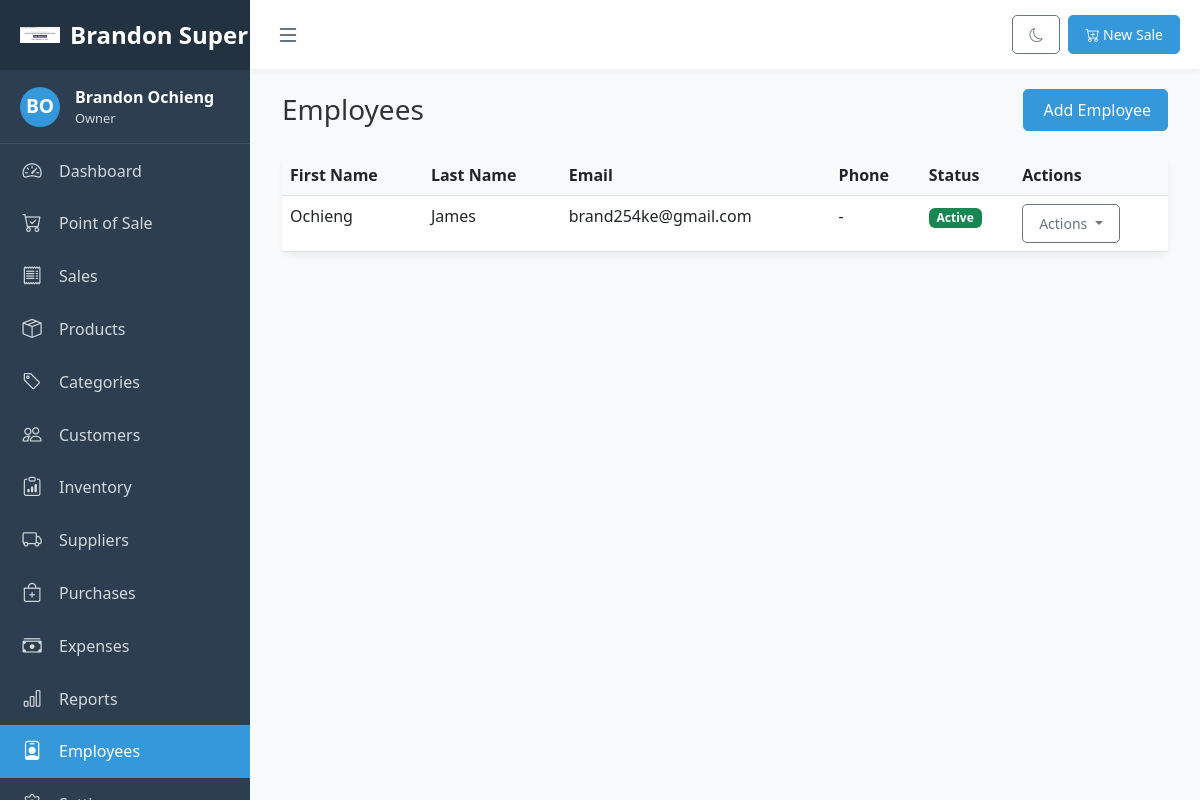
The app's page /pos/employees/ (signed in) with its own data.
### pos_app/models.py (models this page shows, shortened)
class Business(models.Model):
    BUSINESS_TYPE_CHOICES = [
        ('Type1', 'Type 1'),
        ('Type2', 'Type 2'),
    ]
    CURRENCY_SYMBOL_CHOICES = [
        ('$', '$ - US Dollar'),
        ('€', '€ - Euro'),
        ('£', '£ - British Pound'),
        ('¥', '¥ - Japanese Yen'),
        ('₹', '₹ - Indian Rupee'),
        ('₩', '₩ - South Korean Won'),
        ('KSh', 'KSh - Kenyan Shilling'),  # Added Kenyan Shilling
    ]
    name = models.CharField(max_length=255)
    business_type = models.CharField(max_length=50, choices=BUSINESS_TYPE_CHOICES, default='Type1')
    address = models.TextField(blank=True, null=True)
    phone = models.CharField(max_length=20, blank=True, null=True)
    email = models.EmailField(blank=True, null=True)
    website = models.URLField(blank=True, null=True)
    logo = models.ImageField(upload_to='business_logos/', blank=True, null=True)
    tax_rate = models.DecimalField(max_digits=5, decimal_places=2, default=0.00)
    currency_symbol = models.CharField(max_length=5, choices=CURRENCY_SYMBOL_CHOICES, default='$')
    owner = models.ForeignKey(User, on_delete=models.CASCADE, related_name='owned_businesses')
    created_at = models.DateTimeField(auto_now_add=True)
    updated_at = models.DateTimeField(auto_now=True)

class Employee(models.Model):
    ROLE_CHOICES = [
        ('admin', 'Administrator'),
        ('manager', 'Manager'),
        ('cashier', 'Cashier'),
        ('inventory', 'Inventory Manager'),
    ]
    user = models.OneToOneField(User, on_delete=models.CASCADE, related_name='employee_profile')
    business = models.ForeignKey(Business, on_delete=models.CASCADE, related_name='employees')
    role = models.CharField(max_length=20, choices=ROLE_CHOICES, default='cashier')
    phone = models.CharField(max_length=20, blank=True, null=True)
    address = models.TextField(blank=True, null=True)
    is_active = models.BooleanField(default=True)
    created_at = models.DateTimeField(auto_now_add=True)
    updated_at = models.DateTimeField(auto_now=True)

### pos_app/views.py (the view)
# urls.py: path('employees/', views.employee_list, name='employee_list'),
@login_required
def employee_list(request):
    business = get_business_for_user(request.user)
    if not business:
        return redirect('pos:business_setup')
    role = get_user_role(request.user, business)
    if role not in ['owner', 'admin', 'manager']:
        messages.error(request, 'You do not have permission to view employees')
        return redirect('pos:dashboard')
    employees = Employee.objects.filter(business=business).order_by('-is_active', 'user__first_name', 'user__last_name')
    context = {
        'business': business,
        'role': role,
        'employees': employees,
    }
    return render(request, 'pos_app/employees.html', context)

### pos_app/context_processors.py (called while the page is built)
def business_settings(request):
    if request.user.is_authenticated:
        try:
            business = Business.objects.filter(owner=request.user).first()
            if not business:
                from .models import Employee
                employee = Employee.objects.filter(user=request.user, is_active=True).first()
                if employee:
                    business = employee.business
            if business:
                return {
                    'business_settings': business.settings,
                }
        except:
            pass
    return {}

### pos_app/views.py (called while the page is built)
def get_business_for_user(user):
    try:
        return Business.objects.filter(owner=user).first()
    except:
        try:
            employee = Employee.objects.filter(user=user, is_active=True).first()
            if employee:
                return employee.business
        except:
            pass
    return None

def get_user_role(user, business):
    if business and business.owner == user:
        return 'owner'
    try:
        employee = Employee.objects.get(user=user, business=business, is_active=True)
        return employee.role
    except Employee.DoesNotExist:
        return None

### pos_app/templates/pos_app/employees.html (shortened to what this page needs)
{% extends 'pos_app/base.html' %}
{% block content %}
<div class="container-fluid">
    <div class="d-flex justify-content-between align-items-center mb-4">
        <h1 class="h3 mb-0 text-gray-800">Employees</h1>
        <div>
            <a href="{% url 'pos:employee_create' %}" class="btn btn-primary">
                 Add Employee
            </a>
        </div>
    </div>
    <div class="card">
        <div class="card-body p-0">
            <div class="table-responsive">
                <table class="table table-hover mb-0">
                    <thead>
                        <tr>
                            <th scope="col">First Name</th>
                            <th scope="col">Last Name</th>
                            <th scope="col">Email</th>
                            <th scope="col">Phone</th>
                            <th scope="col">Status</th>
                            <th scope="col">Actions</th>
                        </tr>
                    </thead>
                    <tbody>
                        {% for employee in employees %}
                            <tr>
                                <td>{{ employee.user.first_name }}</td>
                                <td>{{ employee.user.last_name }}</td>
                                <td>{{ employee.user.email|default:"-" }}</td>
                                <td>{{ employee.user.phone|default:"-" }}</td>
                                <td>
                                    {% if employee.is_active %}
                                        <span class="badge bg-success">Active</span>
                                    {% else %}
                                        <span class="badge bg-danger">Inactive</span>
                                    {% endif %}
                                </td>
                                <td>
                                    <div class="dropdown">
                                        <button class="btn btn-sm btn-outline-secondary dropdown-toggle" type="button" data-bs-toggle="dropdown">
                                            Actions
                                        </button>
                                    </div>
                                </td>
                            </tr>
                        {% endfor %}
                    </tbody>
                </table>
            </div>
        </div>
    </div>
</div>
{% endblock %}

### pos_app/templates/pos_app/base.html (shortened to what this page needs)
<!DOCTYPE html>
<html lang="en">
<head>
    {% load static %}
    <link href="https://cdn.jsdelivr.net/npm/bootstrap@5.3.0/dist/css/bootstrap.min.css" rel="stylesheet">
    <link rel="stylesheet" href="https://cdn.jsdelivr.net/npm/bootstrap-icons@1.10.5/font/bootstrap-icons.css">
    <link rel="stylesheet" href="https://cdn.jsdelivr.net/npm/select2@4.1.0-rc.0/dist/css/select2.min.css">
    <link rel="stylesheet" href="https://cdn.jsdelivr.net/npm/select2-bootstrap-5-theme@1.3.0/dist/select2-bootstrap-5-theme.min.css">
    <link rel="stylesheet" href="https://cdn.jsdelivr.net/npm/daterangepicker/daterangepicker.css">
    <link rel="stylesheet" href="https://cdn.jsdelivr.net/npm/sweetalert2@11.0.19/dist/sweetalert2.min.css">
    <link rel="stylesheet" href="{% static 'css/base.css' %}">
</head>
<body>
    {% if user.is_authenticated and business %}
    <div class="sidebar" id="sidebar">
        <div class="sidebar-header">
            {% if business.logo %}
            <img src="{{ business.logo.url }}" alt="{{ business.name }}" class="logo-icon">
            {% else %}
            <div class="logo-icon user-avatar">
                <i class="bi bi-shop"></i>
            </div>
            {% endif %}
            <div class="logo-text">{{ business.name }}</div>
        </div>
        <div class="user-info">
            <div class="user-avatar">
                {{ user.first_name|first|upper }}{{ user.last_name|first|upper }}
            </div>
            <div class="user-details">
                <div class="user-name">{{ user.get_full_name }}</div>
                <div class="user-role">{{ role|title }}</div>
            </div>
        </div>
        <ul class="nav flex-column">
            <li class="nav-item">
                <a href="{% url 'pos:dashboard' %}" class="nav-link {% if request.resolver_match.url_name == 'dashboard' %}active{% endif %}">
                    <i class="bi bi-speedometer2"></i>
                    <span>Dashboard</span>
                </a>
            </li>
            <li class="nav-item">
                <a href="{% url 'pos:pos' %}" class="nav-link {% if request.resolver_match.url_name == 'pos' %}active{% endif %}">
                    <i class="bi bi-cart-check"></i>
                    <span>Point of Sale</span>
                </a>
            </li>
            <li class="nav-item">
                <a href="{% url 'pos:sales_list' %}" class="nav-link {% if 'sale' in request.resolver_match.url_name %}active{% endif %}">
                    <i class="bi bi-receipt"></i>
                    <span>Sales</span>
                </a>
            </li>
            <li class="nav-item">
                <a href="{% url 'pos:product_list' %}" class="nav-link {% if 'product' in request.resolver_match.url_name %}active{% endif %}">
                    <i class="bi bi-box-seam"></i>
                    <span>Products</span>
                </a>
            </li>
            <li class="nav-item">
                <a href="{% url 'pos:category_list' %}" class="nav-link {% if 'category' in request.resolver_match.url_name %}active{% endif %}">
                    <i class="bi bi-tag"></i>
                    <span>Categories</span>
                </a>
            </li>
            <li class="nav-item">
                <a href="{% url 'pos:customer_list' %}" class="nav-link {% if 'customer' in request.resolver_match.url_name %}active{% endif %}">
                    <i class="bi bi-people"></i>
                    <span>Customers</span>
                </a>
            </li>
            {% if role in 'owner,admin,manager,inventory' %}
            <li class="nav-item">
                <a href="{% url 'pos:inventory_list' %}" class="nav-link {% if 'inventory' in request.resolver_match.url_name %}active{% endif %}">
                    <i class="bi bi-clipboard-data"></i>
                    <span>Inventory</span>
                </a>
            </li>
            <li class="nav-item">
                <a href="{% url 'pos:supplier_list' %}" class="nav-link {% if 'supplier' in request.resolver_match.url_name %}active{% endif %}">
                    <i class="bi bi-truck"></i>
                    <span>Suppliers</span>
                </a>
            </li>
            <li class="nav-item">
                <a href="{% url 'pos:purchase_list' %}" class="nav-link {% if 'purchase' in request.resolver_match.url_name %}active{% endif %}">
                    <i class="bi bi-bag-plus"></i>
                    <span>Purchases</span>
                </a>
            </li>
            {% endif %}
            {% if role in 'owner,admin,manager' %}
            <li class="nav-item">
                <a href="{% url 'pos:expense_list' %}" class="nav-link {% if 'expense' in request.resolver_match.url_name %}active{% endif %}">
                    <i class="bi bi-cash-stack"></i>
                    <span>Expenses</span>
                </a>
            </li>
            <li class="nav-item">
                <a href="{% url 'pos:reports' %}" class="nav-link {% if request.resolver_match.url_name == 'reports' %}active{% endif %}">
                    <i class="bi bi-bar-chart"></i>
                    <span>Reports</span>
                </a>
            </li>
            {% endif %}
            {% if role in 'owner,admin,manager' %}
            <li class="nav-item">
                <a href="{% url 'pos:employee_list' %}" class="nav-link {% if 'employee' in request.resolver_match.url_name %}active{% endif %}">
                    <i class="bi bi-person-badge"></i>
                    <span>Employees</span>
                </a>
            </li>
            {% endif %}
            {% if role in 'owner,admin' %}
            <li class="nav-item">
                <a href="{% url 'pos:settings' %}" class="nav-link {% if request.resolver_match.url_name == 'settings' %}active{% endif %}">
                    <i class="bi bi-gear"></i>
                    <span>Settings</span>
                </a>
            </li>
            {% endif %}
        </ul>
    </div>
    <div class="main-content" id="main-content">
        <div class="top-navbar">
            <button class="toggle-sidebar" id="toggle-sidebar" title="Toggle Sidebar">
                <i class="bi bi-list"></i>
            </button>
            <div class="navbar-actions">
                <button class="btn btn-sm btn-outline-secondary" id="toggle-dark-mode" title="Toggle Dark Mode">
                    <i class="bi bi-moon"></i>
                </button>
                {% if role in 'owner,admin,manager,cashier' %}
                <a href="{% url 'pos:pos' %}" class="btn btn-sm btn-primary ms-2">
                    <i class="bi bi-cart-plus"></i> New Sale
                </a>
                {% endif %}
            </div>
        </div>
        <div class="content-wrapper fade-in">
            {% block content %}{% endblock %}
        </div>
    </div>
    {% else %}
    <div class="auth-wrapper fade-in">
        {% block auth_content %}{% endblock %}
    </div>
    {% endif %}
</body>
</html>

### static/css/base.css (style rules this page uses)
:root { --primary-color: #3498db; --secondary-color: #2c3e50; --success-color: #2ecc71; --danger-color: #e74c3c; --warning-color: #f39c12; --info-color: #3498db; --light-color: #ecf0f1; --dark-color: #2c3e50; }
body { font-family: 'Segoe UI', Tahoma, Geneva, Verdana, sans-serif; background-color: #f8f9fa; color: #333; min-height: 100vh; display: flex; flex-direction: column; }
.sidebar { position: fixed; top: 0; left: 0; height: 100vh; width: 250px; background-color: var(--secondary-color); color: white; transition: all 0.3s; z-index: 1000; overflow-y: auto; }
.sidebar .nav-link { color: rgba(255, 255, 255, 0.8); padding: 12px 20px; display: flex; align-items: center; transition: all 0.3s; }
.sidebar .nav-link.active { color: white; background-color: var(--primary-color); }
.sidebar .nav-link i { margin-right: 15px; font-size: 1.2rem; min-width: 24px; text-align: center; }
.sidebar-header { padding: 15px 20px; background-color: rgba(0, 0, 0, 0.2); display: flex; align-items: center; }
.logo-icon { height: 40px; width: 40px; object-fit: contain; }
.logo-text { margin-left: 10px; font-size: 1.5rem; font-weight: bold; white-space: nowrap; }
.user-info { padding: 15px 20px; border-bottom: 1px solid rgba(255, 255, 255, 0.1); display: flex; align-items: center; }
.user-avatar { width: 40px; height: 40px; border-radius: 50%; background-color: var(--primary-color); display: flex; align-items: center; justify-content: center; font-weight: bold; font-size: 1.2rem; color: white; }
.user-details { margin-left: 15px; }
.user-name { font-weight: bold; white-space: nowrap; }
.user-role { font-size: 0.8rem; opacity: 0.8; white-space: nowrap; }
.main-content { margin-left: 250px; transition: all 0.3s; flex: 1; width: calc(100% - 250px); }
.top-navbar { background-color: white; box-shadow: 0 2px 5px rgba(0, 0, 0, 0.05); padding: 15px 20px; display: flex; justify-content: space-between; align-items: center; }
.toggle-sidebar { background: none; border: none; color: var(--secondary-color); font-size: 1.5rem; cursor: pointer; }
.navbar-actions { display: flex; align-items: center; }
.navbar-actions .btn { margin-left: 10px; }
.content-wrapper { padding: 20px; }
.card { border: none; border-radius: 10px; box-shadow: 0 4px 6px rgba(0, 0, 0, 0.05); margin-bottom: 20px; transition: transform 0.3s, box-shadow 0.3s; }
.btn { border-radius: 5px; padding: 8px 16px; font-weight: 500; }
.btn-primary { background-color: var(--primary-color); border-color: var(--primary-color); }
.table { border-collapse: separate; border-spacing: 0; }
.table th { background-color: #f8f9fa; font-weight: 600; }
.fade-in { animation: fadeIn 0.5s ease-in-out; }

### records on screen
Business: logo (picture), name "Brandon…"
Employee: user.first_name "Ochieng", user.last_name "James", user.email "brand254ke@gmail.com", user.phone "-", is_active "Active"

### other values on screen
{{ user.first_name|first|upper }} "B"
{{ user.last_name|first|upper }} "O"
{{ user.get_full_name }} "Brandon Ochieng"
{{ role|title }} "Owner"
